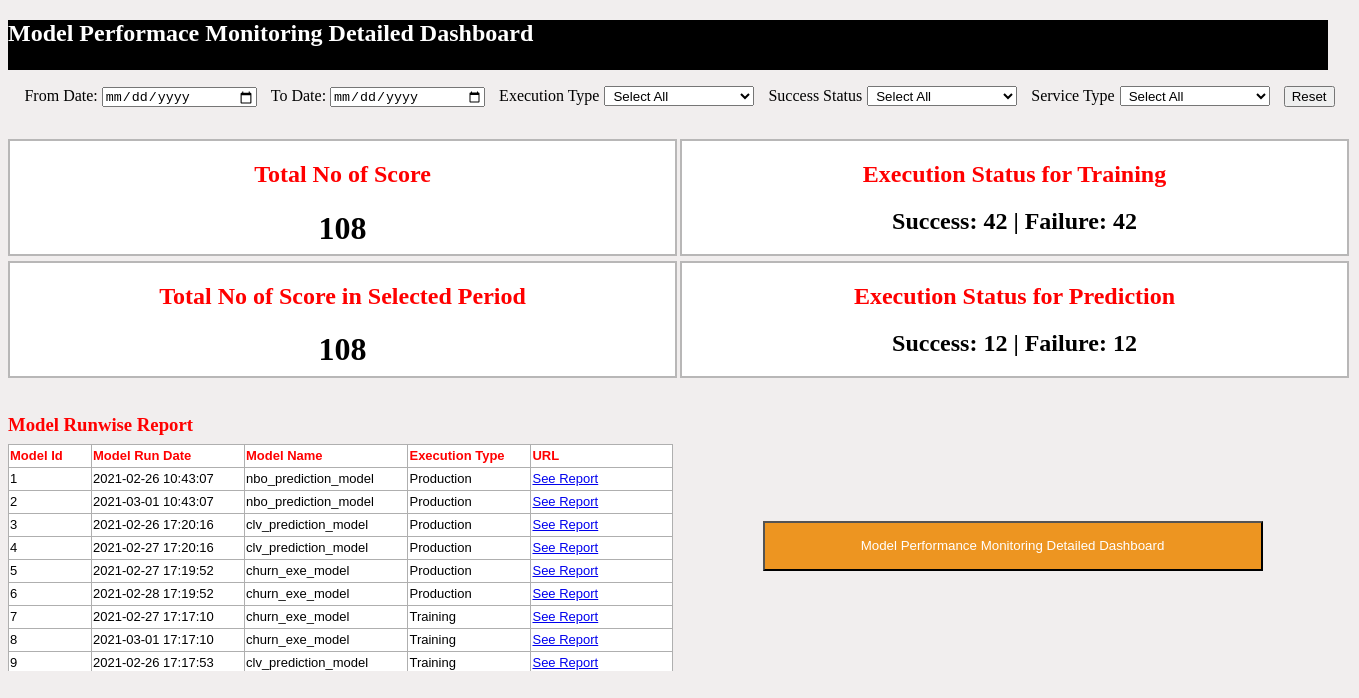
The page / on the database its author committed.
### tables this page shows
CREATE TABLE Data (JOB_RUN_ID INTEGER, SCORE_NAME STRING, MODEL_RUN_DATE DATETIME, SERVICE_TYPE STRING, EXECUTION_TYPE STRING, USECASE STRING, Success INTEGER, DASHBOARD_URL STRING);

### app.py (the view)
@app.route("/")
def GetData():
    conn = sqlite3.connect('filter.db')
    cursor = conn.cursor()
    cursor.execute("select * from Data")
    items = cursor.fetchall()
    conn.close()
    return render_template('index.html', items=items)

### template/index.html (shortened to what this page needs)
<!DOCTYPE html>
<html lang="en">
<head>
    <link rel="stylesheet" media="all" href="{{ url_for('static', filename='style.css')}}">
</head>
<body class="vsc-initialized">
<div id="header">
    <h2 style="text-align:left;">Model Performace Monitoring Detailed Dashboard</h2>
</div>
<div id="div0">
    <label>From Date: </label><input id="filter0" type="date"/>
    <label style="margin-left:10px;">To Date: </label><input id="filter1" type="date"/>
    <label>Execution Type<select id="filter2"><option selected>Select All</option></select></label>
    <label>Success Status<select id="filter3"><option selected>Select All</option></select></label>
    <label>Service Type<select id="filter4"><option selected>Select All</option></select></label>
    <button id="reset" type="button">Reset</button>
</div>
<div id="div1"
     style="border:2px solid #B8B7B7;">
    <h2 style="color:red;">Total No of Score</h2>
    <div>
        <h1><span id="total"></span></h1>
    </div>
</div>
<div id="div2"
     style="border:2px solid #B8B7B7;">
    <h2 style="color:red;">Execution Status for Training</h2>
    <div>
        <h2>Success: <span id="training_success"></span> | Failure: <span id="training_failure"></span></h2>
    </div>
</div>
<div id="div3"
     style="border:2px solid #B8B7B7;">
    <h2 style="color:red;">Total No of Score in Selected Period</h2>
    <div>
        <h1><span id="total_selected"></span></h1>
    </div>
</div>
<div id="div4"
     style="border:2px solid #B8B7B7;">
    <h2 style="color:red;">Execution Status for Prediction</h2>
    <div>
        <h2>Success: <span id="production_success"></span> | Failure: <span id="production_failure"></span></h2>
    </div>
</div>
<div id="div5">
    <h3>Model Runwise Report</h3>
</div>
<div id="div6">
    <table id="table11" style="font-size:13px;">
        <thead>
        <tr>
            <th>Model Id</th>
            <th>Model Run Date</th>
            <th>Model Name</th>
            <th>Execution Type</th>
            <th>URL</th>
        </tr>
        </thead>
        <tbody>
        {% for item in items %}
        <tr>
            <td style="width:80px;">{{item[0]}}</td>
            <td style="width:150px;">{{item[2]}}</td>
            <td style="width:150px;">{{item[1]}}</td>
            <td style="width:120px;">{{item[4]}}</td>
            <td><a href={{item[7]}}>See Report</a></td>
        </tr>
        {% endfor %}
        </tbody>
    </table>
</div>
<div id="div7">
    <button style="height:50px; width:500px; background-color:#ED9521; color:white;">Model Performance Monitoring Detailed Dashboard
    </button>
</div>
</body>
</html>

### static/style.css (style rules this page uses)
h3 { color: red; text-align: left; }
th { color:red; }
div { text-align:center; border: "3" }
body { background-color: #F1EEEE; }
#div0 { margin-top:14px; margin-bottom:20px; padding:2px; }
#div1 { height:113px; width:665px; background-color:white; margin-top:30px; text-align:center; }
#div2 { height:113px; width:665px; background-color:white; position:relative; right:-672px; bottom:117px; text-align:center; }
#div3 { height:113px; width:665px; background-color:white; position:relative; margin-top:-112.5px; text-align:center; }
#div4 { height:113px; width:665px; background-color:white; position:relative; right:-672px; bottom:117px; text-align:center; }
#div5 { height:250px; width:665px; margin-top:-100px; }
#div6 { height:227px; width:665px; background-color:white; position:relative; margin-top:-220px; overflow:scroll; }
#div7 { width:665px; position:relative; right:-672px; bottom:150px; }
table { font-family: arial, sans-serif; font-size:2; border-collapse: collapse; width: 100%; border: "3"; }
td,th { height:20px; border: 1px solid #AFAFAF; text-align: left; padding: 1px; }
select { height: 20px; width: 300px; padding-left: 4px; }
#header { background-color: black; height:50px; width:1320px; color:white; }
#filter0 { width:150px; height:16px; }
#filter1 { width:150px; height:16px; margin-right:10px; }
#filter2 { margin-left:5px; margin-right:10px; width:150px; height:20px; }
#filter3 { margin-left:5px; margin-right:10px; width:150px; height:20px; }
#filter4 { margin-left:5px; margin-right:10px; width:150px; height:20px; }

### rows shown on the page
Data: JOB_RUN_ID "1", MODEL_RUN_DATE "2021-02-26 10:43:07", SCORE_NAME "nbo_prediction_model", EXECUTION_TYPE "Production"
Data: JOB_RUN_ID "2", MODEL_RUN_DATE "2021-03-01 10:43:07", SCORE_NAME "nbo_prediction_model", EXECUTION_TYPE "Production"
Data: JOB_RUN_ID "3", MODEL_RUN_DATE "2021-02-26 17:20:16", SCORE_NAME "clv_prediction_model", EXECUTION_TYPE "Production"
Data: JOB_RUN_ID "4", MODEL_RUN_DATE "2021-02-27 17:20:16", SCORE_NAME "clv_prediction_model", EXECUTION_TYPE "Production"
Data: JOB_RUN_ID "5", MODEL_RUN_DATE "2021-02-27 17:19:52", SCORE_NAME "churn_exe_model", EXECUTION_TYPE "Production"
Data: JOB_RUN_ID "6", MODEL_RUN_DATE "2021-02-28 17:19:52", SCORE_NAME "churn_exe_model", EXECUTION_TYPE "Production"
Data: JOB_RUN_ID "7", MODEL_RUN_DATE "2021-02-27 17:17:10", SCORE_NAME "churn_exe_model", EXECUTION_TYPE "Training"
Data: JOB_RUN_ID "8", MODEL_RUN_DATE "2021-03-01 17:17:10", SCORE_NAME "churn_exe_model", EXECUTION_TYPE "Training"
Data: JOB_RUN_ID "9", MODEL_RUN_DATE "2021-02-26 17:17:53", SCORE_NAME "clv_prediction_model", EXECUTION_TYPE "Training"
